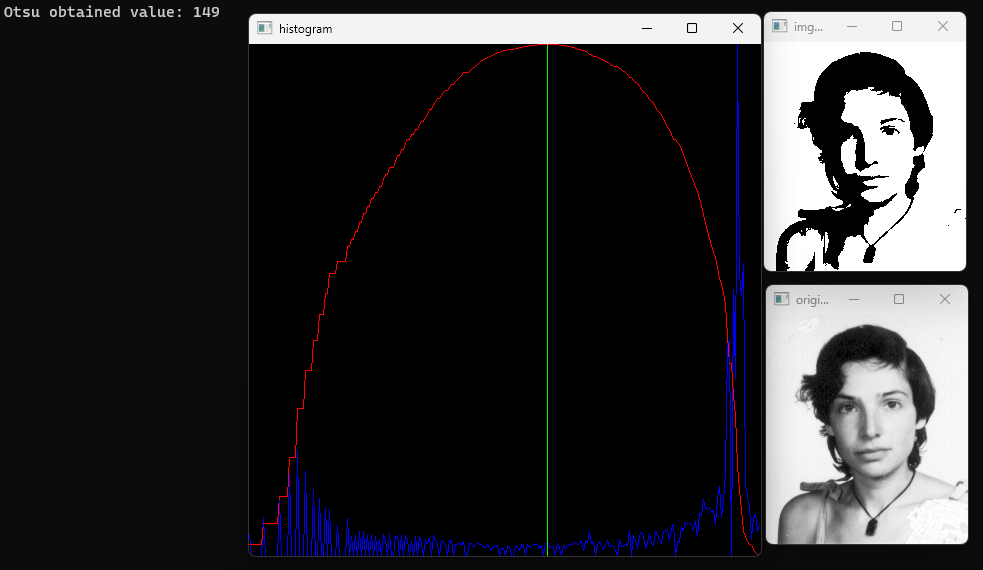
//> input picture 2/example.png, 983 x 570 px
$ ./main ../example.png   (built with g++ and OpenCV 4)
//> lines starting //> are read from the running program, lines starting //| are printed output that depends on the picture; after the words box and inside, x2 and y2 are one past the last pixel; in counts of white or black regions, pixels touching at a corner belong together
#include <opencv2/core.hpp>
#include <opencv2/highgui.hpp>
#include <opencv2/imgcodecs.hpp>
#include <opencv2/imgproc.hpp>
#include <opencv2/opencv.hpp>

#include <iostream>

#include "helper.h"

using namespace cv;
using namespace std;

void histogram(Mat& src, Mat& hists)
{
    /* Calc histogram */
    int histSize = 256;

    for (int i = 0; i < src.rows; i++) {
        for (int j = 0; j < src.cols; j++) {
            hists.at<float>(src.at<uchar>(i, j)) += 1;
        }
    }
}

int Otsu(Mat& src, Mat& dst, Mat& hists, Mat& vars)
{

    // reset dst image
    dst = Mat::zeros(src.rows, src.cols, CV_8UC1);
    int threshold = 0;

    size_t total = src.total();
    int histSize = 256;
    float varMax = 0, sum = 0, sumB = 0, q1 = 0, q2 = 0;

    for (int i = 0; i < histSize; i++) {
        sum += i * hists.at<float>(i);
    }

    // Algorithm explained: http://www.ipol.im/pub/art/2016/158/article.pdf
    for (int i = 0; i < histSize; i++) {
        q1 += hists.at<float>(i); // q1(t) = Sum_0^t { P(i) }

        if (q1 == 0) // skip early zeros
            continue;

        q2 = total - q1; // 1 - q1 or q2(t) = Sum_t+1^255 { P(i) }

        if (q2 == 0) // skip late zeros
            break;

        sumB += i * hists.at<float>(i); // i * P(i)
        float u1 = sumB / q1;
        float u2 = (sum - sumB) / q2;

        float betweenVariance = q1 * q2 * (u1 - u2) * (u1 - u2); // q1(t)[1-q1(t)][u1(t)-u2(t)]^2

        vars.at<float>(i) = betweenVariance;

        if (betweenVariance > varMax) { // Find maximum variance
            varMax = betweenVariance;
            threshold = i;
        }
    }

    /* display thresholded image */
    for (int i = 0; i < src.rows; i++) {
        for (int j = 0; j < src.cols; j++) {
            if (src.at<uchar>(i, j) >= threshold) {
                dst.at<uchar>(i, j) = 255;
            }
        }
    }

    return threshold;
}

int main(int argc, char const* argv[])
{
    // LOAD IMAGE
    cv::CommandLineParser parser(argc, argv, "{@input |../data/julia.png|input image}");
    String imageName = parser.get<String>("@input");
    std::string image_path = samples::findFile(imageName);
    Mat img = imread(image_path, 0);
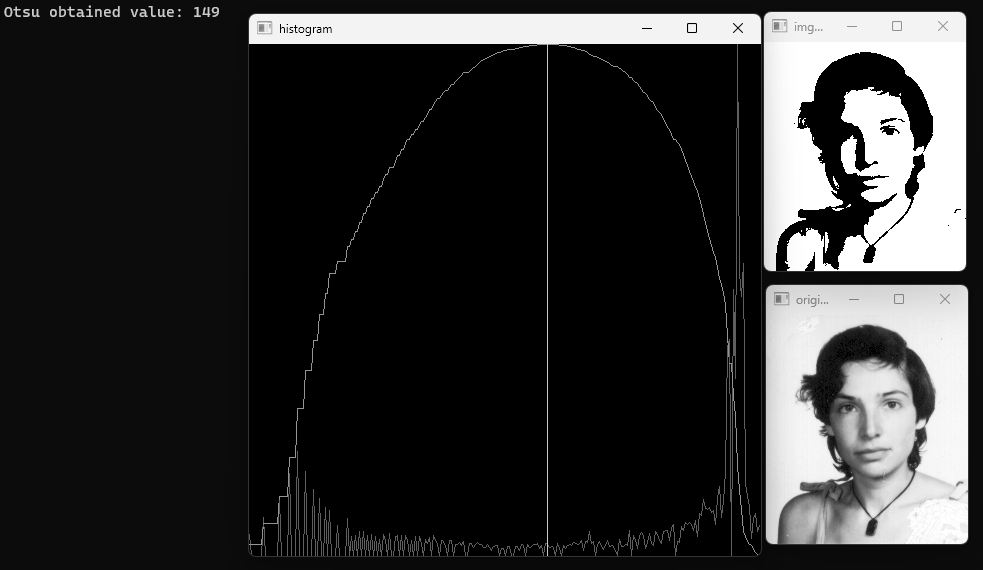
//> img: 570 rows x 983 cols, CV_8UC1; min 0, max 255, mean 47.1
    if (img.empty()) {
        std::cout << "Could not read the image: " << image_path << std::endl;
        return 1;
    }
    imshow("original", img);

    Mat hists = Mat::zeros(1, 256, CV_32FC1);
    histogram(img, hists);
//> after the loop in histogram, `for (int i = 0; i < src.rows; i++)`: hists = 256 values, max 268992 at index 0, min 0 at index 3, mean 2188.7

    Mat img_bw;
    int val = 0;
    // val = threshold(img, img_bw, 0, 255, THRESH_OTSU);
    // std::cout << "Otsu obtained value (opencv): " << val << std::endl;

    Mat vars = Mat::zeros(1, 256, CV_32FC1);
    val = Otsu(img, img_bw, hists, vars);
//> the loop in Otsu, `for (int i = 0; i < histSize; i++)` made 256 passes
//> sum on passes 1 to 3: 0, 109, 125
//> after the loop in Otsu, `for (int i = 0; i < histSize; i++)`: sum = 26392672
//> the loop in Otsu, `for (int i = 0; i < histSize; i++)` made 256 passes
//> (q1, q2, sumB, u1, u2, varMax) on passes 1, 2, 3, 7, 8, 9, 10, 11, 12, 13, 14, 15: (268992, 291318, 0, 0, 90.6, 6.43e+14), (269101, 291209, 109, 0.000405, 90.63, 6.44e+14), (269109, 291201, 125, 0.000464, 90.63, 6.44e+14), (269113, 291197, 149, 0.000554, 90.63, 6.44e+14), (269407, 290903, 2207, 0.00819, 90.72, 6.45e+14), (270057, 290253, 7407, 0.0274, 90.9, 6.47e+14), (277733, 282577, 76491, 0.275, 93.13, 6.77e+14), (285928, 274382, 158441, 0.554, 95.61, 7.09e+14), (307196, 253114, 392389, 1.28, 102.7, 8e+14), (442786, 117524, 2019469, 4.56, 207.4, 2.14e+15), (442791, 117519, 2019534, 4.56, 207.4, 2.14e+15), (442794, 117516, 2019576, 4.56, 207.4, 2.14e+15)
//> (q1, q2, sumB, u1, u2, betweenVariance) on passes 4, 5, 6, 20, 23: (269109, 291201, 125, 0.000464, 90.63, 6.44e+14), (269109, 291201, 125, 0.000464, 90.63, 6.44e+14), (269109, 291201, 125, 0.000464, 90.63, 6.44e+14), (443240, 117070, 2026301, 4.57, 208.1, 2.15e+15), (443881, 116429, 2039133, 4.59, 209.2, 2.16e+15)
//> after the loop in Otsu, `for (int i = 0; i < src.rows; i++)`:
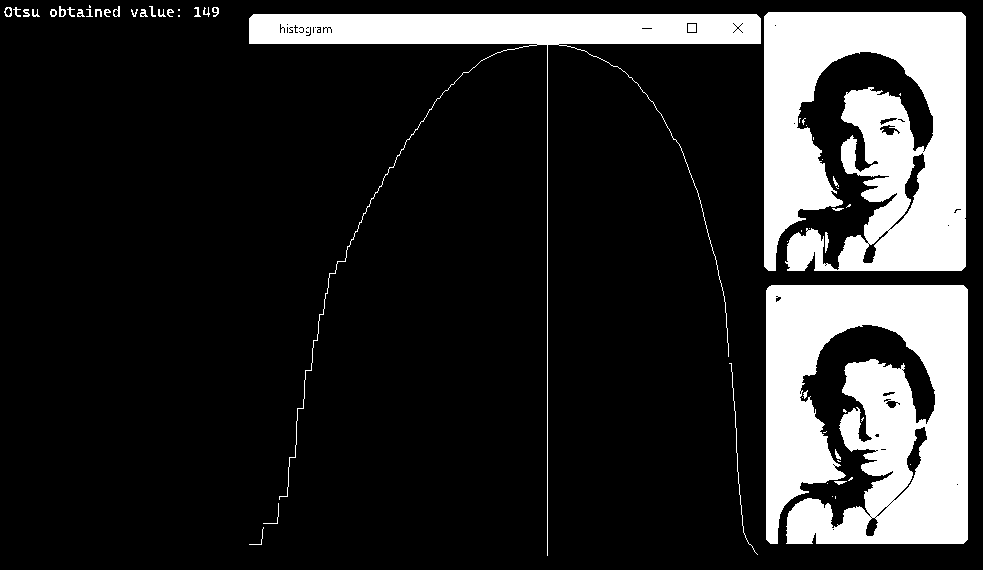
//> dst: 570 rows x 983 cols, CV_8UC1; 17.6% white; 57 white regions (24 under 20 px), largest, box (x1, y1, x2, y2) and area: (766, 285, 968, 544) 41281, (764, 12, 966, 271) 39532, (249, 14, 761, 556) 16570
    std::cout << "Otsu obtained value: " << val << std::endl;
//| Otsu obtained value: 120

    imshow("img_bw", img_bw);

    /* Display the histogram */
    int hist_w = 512, hist_h = 512;
    int bin_w = cvRound((double)hist_w / 256);
    Mat histsNorm;
    Mat varsNorm;
    Mat histogram(hist_h, hist_w, CV_8UC3, Scalar(0));
    normalize(hists, histsNorm, 0, histogram.rows, NORM_MINMAX, -1, Mat());
    normalize(vars, varsNorm, 0, histogram.rows, NORM_MINMAX, -1, Mat());

    for (int i = 1; i < 256; i++) {
        line(histogram, Point(bin_w * (i - 1), hist_h - cvRound(histsNorm.at<float>(i - 1))),
            Point(bin_w * (i), hist_h - cvRound(histsNorm.at<float>(i))),
            Scalar(255, 0, 0), 1, 8, 0);
        line(histogram, Point(bin_w * (i - 1), hist_h - cvRound(varsNorm.at<float>(i - 1))),
            Point(bin_w * (i), hist_h - cvRound(varsNorm.at<float>(i))),
            Scalar(0, 0, 255), 1, 8, 0);
    }
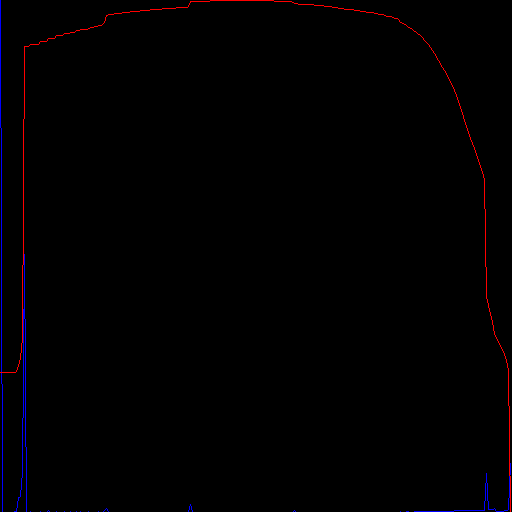
//> histogram: 512 rows x 512 cols, CV_8UC3; mean B, G, R 1.2, 0, 1.2
    line(histogram, Point(bin_w * (val), hist_h), Point(bin_w * (val), 0), Scalar(0, 255, 0), 1, 8, 0);
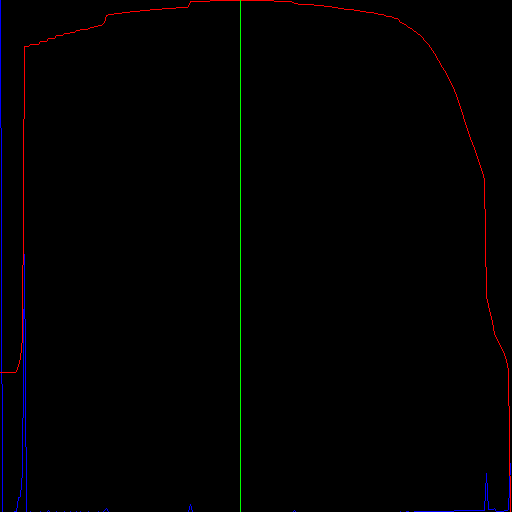
//> histogram: 512 rows x 512 cols, CV_8UC3; 0.2% of pixels changed, all inside (x1, y1, x2, y2) = (240, 0, 241, 512)

    imshow("histogram", histogram);

    int k = waitKey(0); // Wait for a keystroke in the window
//> the space key is pressed
    if (k == 's') {
        imwrite(imageName + "-" + std::to_string(val) + "-save.png", img_bw);
        imwrite(imageName + "-histogram.png", histogram);
    }
    return 0;
}
